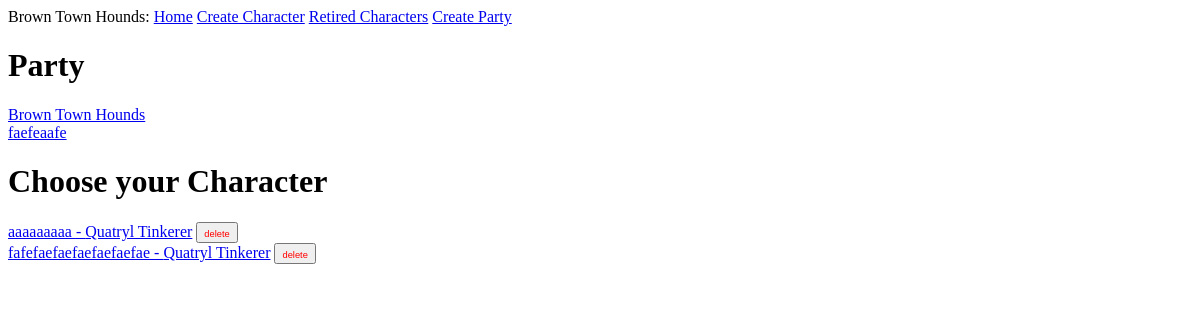
The app's page /index, older data.
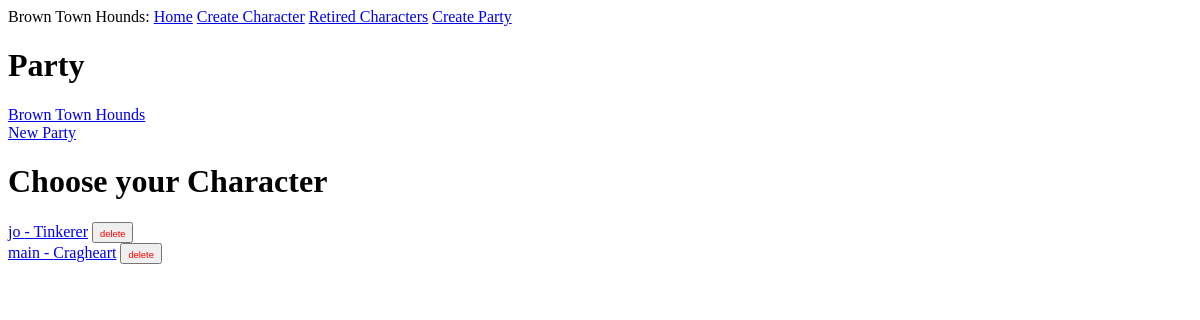
The same page, newer data.
### app/models.py (models this page shows, shortened)
class Party(db.Model):
    id: so.Mapped[int] = so.mapped_column(primary_key=True)
    name: so.Mapped[str] = so.mapped_column(sa.String(64), index=True,
                                                unique=True)
    location: so.Mapped[str] = so.mapped_column(sa.String(64), index=True,
                                                unique=True, nullable=True)
    reputation: so.Mapped[int] = so.mapped_column(sa.Integer, index=True, default=0)
    notes: so.WriteOnlyMapped['PartyNotes'] = so.relationship(back_populates='party', cascade="all, delete", passive_deletes=True)
    achievements: so.WriteOnlyMapped['PartyAchievements'] = so.relationship(back_populates='party', cascade="all, delete", passive_deletes=True)

class Character(db.Model):
    id: so.Mapped[int] = so.mapped_column(primary_key=True)
    name: so.Mapped[str] = so.mapped_column(sa.String(64), index=True,
                                                unique=True)
    level: so.Mapped[int] = so.mapped_column(sa.Integer, index=True, default=1)
    xp: so.Mapped[int] = so.mapped_column(sa.Integer, index=True, default=0)
    gold: so.Mapped[int] = so.mapped_column(sa.Integer, index=True, default=0)
    perk_points: so.Mapped[int] = so.mapped_column(sa.Integer, index=True, default=0)
    class_id: so.Mapped[int] = so.mapped_column(sa.ForeignKey(Class.id),
                                               index=True)
    char_perk: so.Mapped[list["Character_Perk"]] = so.relationship(back_populates='character', cascade="all, delete-orphan")
    class_name: so.Mapped[Class] = so.relationship(back_populates='characters')
    notes: so.Mapped[list['Notes']] = so.relationship(back_populates='character', cascade="all, delete-orphan")

class Class(db.Model):
    id: so.Mapped[int] = so.mapped_column(primary_key=True)
    name: so.Mapped[str] = so.mapped_column(sa.String(64), index=True,
                                                unique=True)
    class_perks: so.Mapped[list["Class_Perk"]] = so.relationship(back_populates="class_")
    characters: so.Mapped[list["Character"]] = so.relationship(back_populates='class_name')
    retired_characters: so.Mapped[list["RetiredCharacter"]] = so.relationship(back_populates='class_name')

### app/routes.py (the view, shortened to what this page needs)
@app.route('/')
@app.route('/index', methods=['GET', 'POST'])
def index():
    get_characters = sa.select(Character) #Selecting the Character class to get list of characters from DB
    get_parties = sa.select(Party)
    characters = db.session.scalars(get_characters).all() #storing existing DB entries from Character table
    parties = db.session.scalars(get_parties).all()
    return render_template('index.html', title='Home', characters=characters, parties=parties) #passing this new dictionary ^ to the index.html page. on that page, they will be displayed.

### app/templates/index.html
{% extends "base.html" %}
{% block content %}
    <h1>Party</h1>
    {% for party in parties %}
    <a href="{{ url_for('party', party_name=party.name) }}">{{ party.name }}</a><br>
    {% endfor %}
    <h1>Choose your Character</h1>
    {% for character in characters %}
        <a href="{{ url_for('character', character=character.name) }}">{{ character.name }} - {{ character.class_name.name }}</a>
            <form action="" method="post" style="display:inline;">
                <button type="submit" name="delete_char_id" value="{{ character.id }}"><span style="font-size: 0.7em; color: red; border: none;">delete</span></button>
            </form><br>
    {% endfor %}
{% endblock %}

Row changes from the older to the newer data that the page shows:
removed Character: name "fafefaefaefaefaefaefae", class_name.name "Quatryl Tinkerer", {{ character.id }} 7 (drawn)
changed Party: name "faefeaafe" → "New Party"
added Character: name "jo", class_name.name "Tinkerer", {{ character.id }} 5 (drawn)
changed Character: name "aaaaaaaaa" → "main"; class_name.name "Quatryl Tinkerer" → "Cragheart"
